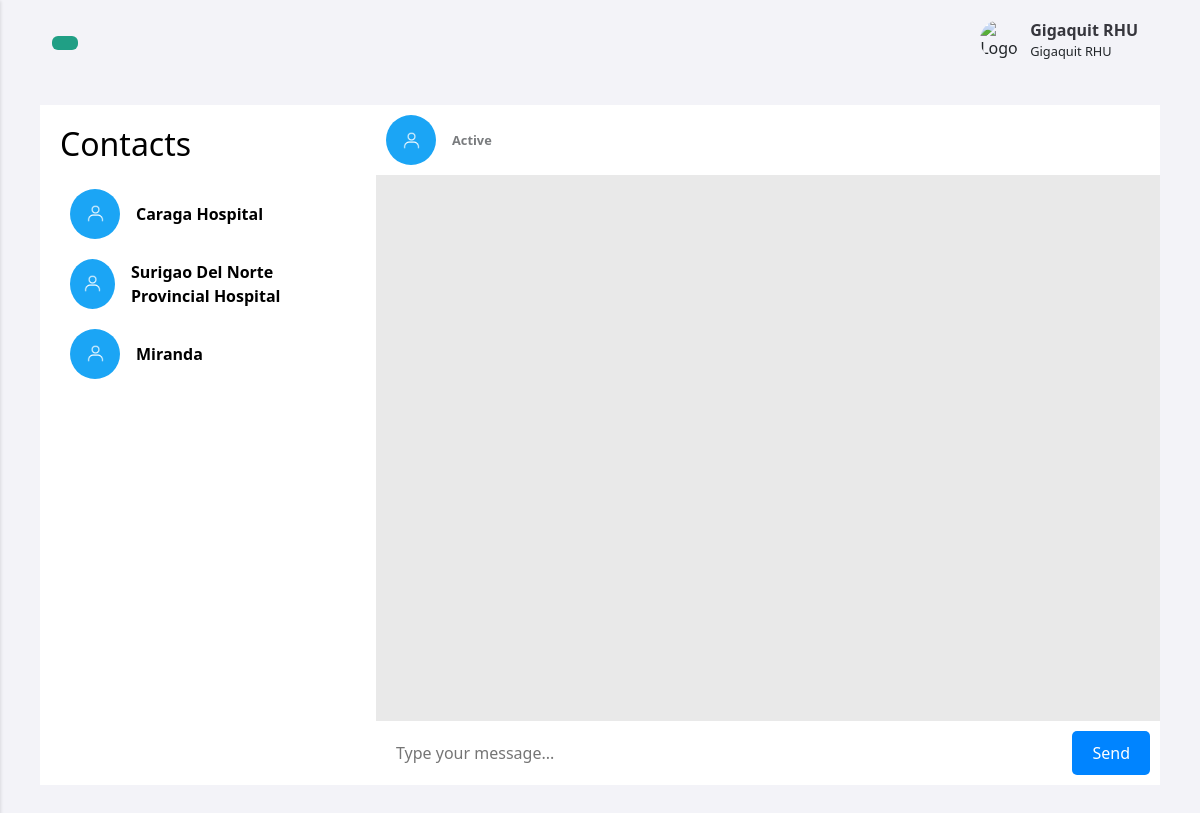
/System/messages.php (signed in), run on the app's committed database.
### tables this page shows
CREATE TABLE `facilities` (
  `fclt_id` int(11) NOT NULL,
  `fclt_name` varchar(255) NOT NULL,
  `fclt_password` varchar(255) NOT NULL,
  `fclt_ref_id` varchar(255) NOT NULL,
  `fclt_type` varchar(255) NOT NULL,
  `fclt_address` varchar(255) NOT NULL,
  `img_url` text NOT NULL
);

### System/includes/messages_functions.inc.php (called while the page is built, shortened)
<?php
function contacts() {
    global $conn, $fclt_id;
    $sql = "SELECT * FROM `facilities`";
    $result = mysqli_query($conn, $sql);
    if ($result) {
        $contacts = mysqli_fetch_all($result, MYSQLI_ASSOC);
        return $contacts;
    } else {
        echo "Error executing query: " . mysqli_error($conn);
    }
    return array();
}

### System/messages.php (the view, shortened to what this page needs)
<?php
include_once 'header.php';
include_once 'includes/messages_functions.inc.php';
$contacts = contacts();
?>
<div class="messages-feed">
<div class="containers">
        <div class="contacts">
            <h2>Contacts</h2>
            <?php
            foreach ($contacts as $contact) {
                $contact_name = $contact['fclt_name'];
                $contact_id = $contact['fclt_id'];
                if ($contact_id != $fclt_id) {
            ?>
                <div class="referral-card" id="message-contact" data-contact-name="<?php echo $contact_name; ?>" data-contact-id="<?php echo $contact_id; ?>">
                    <div class="mini-referral-logo" id="message-logo">
                        <img src="images/person.png" alt="Logo" class="logo">
                    </div>
                    <div class="info">
                        <div class="name"><?php echo $contact_name; ?></div>
                    </div>
                </div>
            <?php
                }
            }
            ?>
</div>
<div class="messages" id="messages">
<nav class="messages-header">
    <div class="messages-head" data-contact-name="">
        <div class="messages-head-logo" id="message-logo">
            <img src="images/person.png" alt="Logo" class="logo">
        </div>
        <div class="info">
            <div class="description">Active</div>
        </div>
    </div>
</nav>
            <div class="message-container" id="message-container">
            </div>
            <div class="input-container">
            <form id="message-form">
                <input type="text" id="message-input" name="message" placeholder="Type your message...">
                <button id="send-button" type="submit" >Send</button>
            </form>
            </div>
        </div>
    </div>
    </div>
<?php
include_once 'footer.php'
?>

### System/css/style.css (style rules this page uses)
body { font-family: 'Plus Jakarta Sans', sans-serif; margin: 0; font-size: 1rem; font-weight: 400; line-height: 1.5; color: #212529; text-align: left; background-color: #fff; }
.referral-card { display: flex; padding: 10px; align-items: center; transition: all 0.3s; border-radius: 10px; }
.mini-referral-logo { width: 50px; height: 50px; padding: 10px; border-radius: 50%; margin-right: 16px; margin-left: 0; object-fit: cover; display: flex; align-items: center; justify-content: center; }
#message-logo { background-color: #1ba5f5; }
.referral-card img { width: 25px; height: 25px; }
.info { flex-grow: 1; }
.name { font-size: 1rem; font-weight: bold; }
.description { margin-top:0; font-size: 0.8rem; opacity: 0.6; font-weight: 600; }

### System/messages.php (style rules this page uses)
body { font-family: Arial, sans-serif; margin: 0; padding: 0; }
.containers { display: flex; justify-content: space-between; align-items: stretch; height: 85vh; background-color: #f2f2f2; border-radius: 10px; }
.contacts { flex: 1; padding: 20px; background-color: #fff; color: black; }
.contacts h2 { margin-bottom: 15px; color: black; }
.messages { flex: 3; display: flex; flex-direction: column; background-color: rgb(211, 211, 211, 0.3); justify-content: space-between; max-width:70%; }
.messages-header { background-color: #fff; height: 70px; }
.message-container { flex-grow: 1; padding: 20px; display: flex; flex-direction: column; max-height: 100%; overflow-y: auto; max-width: 100%; }
#message-form { display: flex; align-items: center; padding: 10px; background-color: #fff; justify-content: flex-end; }
#message-input { flex-grow: 2; padding: 10px; border: none; border-radius: 5px; outline: none; }
#send-button { padding: 10px 20px; background-color: #0084ff; color: white; border: none; border-radius: 5px; margin-left: 10px; cursor: pointer; }
.messages-head { display: flex; padding: 10px; align-items: center; transition: all 0.3s; border-radius: 10px; }
.messages-head-logo { width: 50px; height: 50px; padding: 10px; border-radius: 50%; margin-right: 16px; margin-left: 0; object-fit: cover; display: flex; align-items: center; justify-content: center; }
.messages-head img { width: 25px; height: 25px; }
.messages-feed { background-color: #ffffff; border-radius: 10px; }

### data on the page
facilities: fclt_name "Caraga Hospital"
facilities: fclt_name "Surigao Del Norte Provincial Hospital"
facilities: fclt_name "Miranda"

### other printed values
$_SESSION["usersname"] "Gigaquit RHU"
$_SESSION["usersrole"] "Gigaquit RHU"
